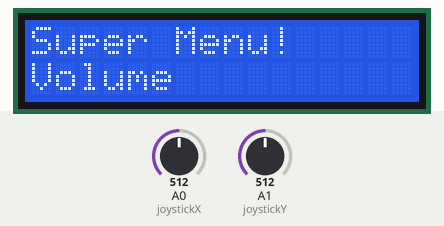
This sketch was run on a simulated Arduino Uno, built with avr-gcc and run on an emulated ATmega328P. Parts: 16×2 character LCD. The test bench sets the inputs (shaded band); at power-on: A0 (joystickX) = 512, A1 (joystickY) = 512.

Above: at 1.2 s.
1.3 s: A0 (joystickX) set to 985
2.8 s: A0 (joystickX) set to 1008
At 3.18 s:
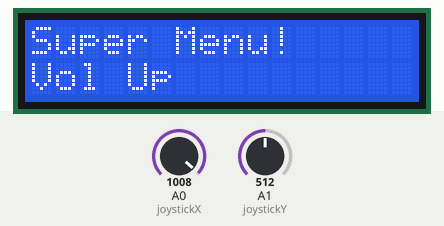
At 4.1 s:
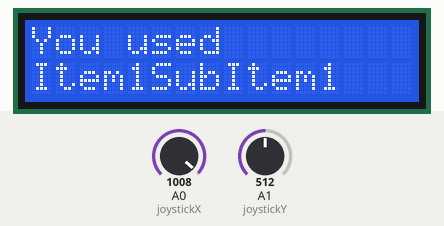
4.8 s: A0 (joystickX) set to 990
At 7.4 s:
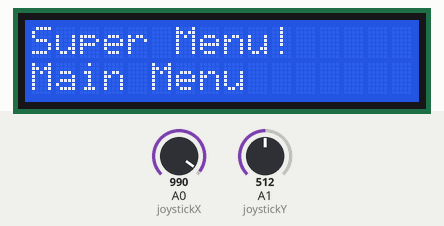
Timing chart, 0 to 8.9 s (numbered marks = the images above; inputs shaded):
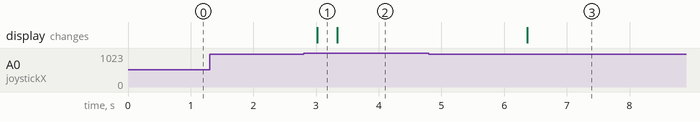

Measured:
- the behaviour switches between 1000 and 1001 on A0 (joystickX) (found by bisection; images 0 and 1)
- after the input at 1.3 s, every drawn part: stays the same
- after the input at 2.8 s, the display: changes after 0.22 s (image 1)

The sketch:

Menu_oct15a.ino
```cpp
// (licence header left out)
#include <MenuBackend.h>    //MenuBackend library - copyright by Alexander Brevig
#include <Wire.h>
#include <LCD.h>
#include <LiquidCrystal_I2C.h>
//this library is included in the Arduino IDE

int lastButtonPushed = 0;
int lastButtonEnterState = LOW;   // the previous reading from the Enter input pin
int lastButtonEscState = LOW;   // the previous reading from the Esc input pin
int lastButtonLeftState = LOW;   // the previous reading from the Left input pin
int lastButtonRightState = LOW;   // the previous reading from the Right input pin

long lastEnterDebounceTime = 0;  // the last time the output pin was toggled
long lastEscDebounceTime = 0;  // the last time the output pin was toggled
long lastLeftDebounceTime = 0;  // the last time the output pin was toggled
long lastRightDebounceTime = 0;  // the last time the output pin was toggled
long debounceDelay = 300;    // the debounce time

int joystickX = A0;
int joystickY = A1;
int buttonInX;
int buttonInY;


#define I2C_ADDR    0x27  // Define I2C Address where the PCF8574A is
#define BACKLIGHT_PIN     3
#define En_pin  2
#define Rw_pin  1
#define Rs_pin  0
#define D4_pin  4
#define D5_pin  5
#define D6_pin  6
#define D7_pin  7

int n = 1;

LiquidCrystal_I2C	lcd(I2C_ADDR,En_pin,Rw_pin,Rs_pin,D4_pin,D5_pin,D6_pin,D7_pin);


//Menu variables
MenuBackend menu = MenuBackend(menuUsed,menuChanged);
//initialize menuitems
    MenuItem menu1Item1 = MenuItem("Item1");
      MenuItem menuItem1SubItem1 = MenuItem("Item1SubItem1");
      MenuItem menuItem1SubItem2 = MenuItem("Item1SubItem2");
    MenuItem menu1Item2 = MenuItem("Item2");
      MenuItem menuItem2SubItem1 = MenuItem("Item2SubItem1");
      MenuItem menuItem2SubItem2 = MenuItem("Item2SubItem2");
      MenuItem menuItem3SubItem3 = MenuItem("Item2SubItem3");
    MenuItem menu1Item3 = MenuItem("Item3");

void setup()
{
  lcd.begin(16, 2);

  menu.getRoot().add(menu1Item1);
  menu1Item1.addRight(menu1Item2).addRight(menu1Item3);
  menu1Item1.add(menuItem1SubItem1).addRight(menuItem1SubItem2);
  menu1Item2.add(menuItem2SubItem1).addRight(menuItem2SubItem2).addRight(menuItem3SubItem3);

  menu.toRoot();
  lcd.setCursor(0,0);
   lcd.print("Super Menu!");
}

void loop()
{
  readButtons();  //I splitted button reading and navigation in two procedures because
  navigateMenus();  //in some situations I want to use the button for other purpose (eg. to change some settings)
  lcd.setBacklightPin(BACKLIGHT_PIN, POSITIVE);
  lcd.setBacklight(HIGH);
}

void menuChanged(MenuChangeEvent changed){

  MenuItem newMenuItem=changed.to; //get the destination menu
  lcd.setCursor(0,1); //set the start position for lcd printing to the second row

  if(newMenuItem.getName()==menu.getRoot()){
      lcd.print("Main Menu       ");
  }else if(newMenuItem.getName()=="Item1"){
      lcd.print("Volume           ");
  }else if(newMenuItem.getName()=="Item1SubItem1"){
      lcd.print("Vol Up    ");
      //Do something here
  }else if(newMenuItem.getName()=="Item1SubItem2"){
      lcd.print("Vol Down   ");
  }else if(newMenuItem.getName()=="Item2"){
      lcd.print("Item2           ");
  }else if(newMenuItem.getName()=="Item2SubItem1"){
      lcd.print("Item2SubItem1   ");
  }else if(newMenuItem.getName()=="Item2SubItem2"){
      lcd.print("Item2SubItem2   ");
  }else if(newMenuItem.getName()=="Item2SubItem3"){
      lcd.print("Item2SubItem3   ");
  }else if(newMenuItem.getName()=="Item3"){
      lcd.print("Item3           ");
  }
}

void menuUsed(MenuUseEvent used){
  lcd.setCursor(0,0);
  lcd.print("You used        ");
  lcd.setCursor(0,1);
  lcd.print(used.item.getName());
  delay(3000);  //delay to allow message reading
  menu.toRoot();  //back to Main
  lcd.setCursor(0,0);
  lcd.print("Super Menu!");
}

void  readButtons(){  //read buttons status
 //Allow for time to debounce
  if ((millis() - lastEnterDebounceTime) > debounceDelay) {
                  lastEnterDebounceTime=millis();
  buttonInX = analogRead(joystickX);     // read ADC value
  buttonInY = analogRead(joystickY);     // read ADC value

if(buttonInX < 20){
 //   You are pushing Left
 lastButtonPushed = 3;
 }else if(buttonInX >1000){
 // You are pushing right
 lastButtonPushed = 0;
 } else if (buttonInY < 20){
  // You are pressing Down
 lastButtonPushed = 2;
 }else if(buttonInY > 1000){
 // You are pressing up
 lastButtonPushed = 1;
 }else{
   //No button was pushed.
 lastButtonPushed =-1;
 }
}
}

void navigateMenus() {
  MenuItem currentMenu=menu.getCurrent();

  switch (lastButtonPushed){
    case 0:
      if(!(currentMenu.moveDown())){  //if the current menu has a child and has been pressed enter then menu navigate to item below
        menu.use();
      }else{  //otherwise, if menu has no child and has been pressed enter the current menu is used
        menu.moveDown();
       }
      break;
    case 1:
      menu.moveLeft();
      break;
    case 2:
      menu.moveRight();
      break;
    case 3:
      menu.moveUp();
      break;
    case 4:
      menu.toRoot();  //back to main
      break;
  }

  lastButtonPushed=-1; //reset the lastButtonPushed variable
}
```
